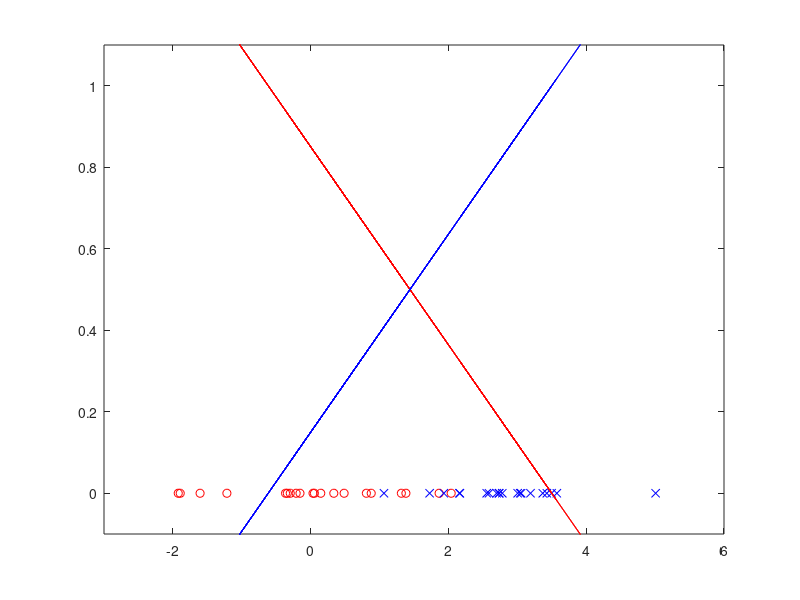

Write MATLAB code to recreate this figure. (Note: this script raises an error after producing the figure.)
clear
close all

% classification - 1-of-K coding.. training phase
load classification_trainset
t(:,1) = [ones(N1,1) ; zeros(N2,1)];
t(:,2) = [zeros(N1,1) ; ones(N2,1)];
Z = [x ones(N1+N2,1)];
W = inv(Z'*Z)*Z'*t
figure, plot(x1, zeros(N1,1), 'ro'), hold on, plot(x2, zeros(N2,1), 'bx')
axis([-3 6 -.1 1.1])
plot(x, W(1,1)*x + W(2,1), 'r')
plot(x, W(1,2)*x + W(2,2), 'b')

% finding training set error / confusion matrix
y_est = W'*[x1 x2; ones(1,N1+N2)];
[max_val,max_id] = max(y_est); % find max. values
t_est = max_id - 1 ;
confmat([t1 t2]', t_est') % uses PRTools

% classification - testing
load classification_testset
plot(x1, zeros(N1,1), 'ro', 'MarkerSize', 20)
plot(x2, zeros(N2,1), 'bx', 'MarkerSize', 20)

% finding testing set error / confusion matrix
y_est = W'*[x1 x2; ones(1,N1+N2)]
[max_val,max_id] = max(y_est); % find max. values
t_est = max_id - 1 ; % id is 1,2,3.. in matlab - not 0,1,2..
confmat(t, t_est') % as expected, lower error on training set than test set..

 
%%% Problems with the linear discriminant..
% eg. outliers 
clear
close all
load classification_trainset
t(:,1) = [ones(N1,1) ; zeros(N2,1)];
t(:,2) = [zeros(N1,1) ; ones(N2,1)];
Z = [x ones(N1+N2,1)];
x_outlier = -12;
x_outlier2 = -10;
Z = [Z; x_outlier 1; x_outlier2 1];    % add outlier
t = [t; 0 1; 0 1];       % to class 2
W = inv(Z'*Z)*Z'*t
figure, 
plot(x1, zeros(N1,1), 'ro'), hold on, plot(x2, zeros(N2,1), 'bx')
plot(x_outlier, 0, 'kd')
plot(x_outlier2, 0, 'kd')
axis([-15 6 -.1 1.1])
plot(x, W(1,1)*x + W(2,1), 'r') % observe - decision boundary moved a lot..
plot(x, W(1,2)*x + W(2,2), 'b')



% 2D example - classification
clear
close all
load classification_2D_dataset
figure, scatter(x1, y1, 'r'), hold on, scatter(x2,y2, 'b')
t(:,1) = [ones(N1,1) ; zeros(N2,1)];
t(:,2) = [zeros(N1,1) ; ones(N2,1)];
Z = [[x1;x2] [y1;y2] ones(N1+N2,1)];
W = inv(Z'*Z)*Z'*t
% Finding estimate and convert to 0/1
y_est = Z*W;
[max_val,max_id] = max(y_est'); % find max. values
t_est = max_id - 1 ; % id is 1,2,3.. in matlab - not 0,1,2..
% finding testing set error / confusion matrix
confmat(t(:,2), t_est') % as expected, lower error on training set than test set..

scatter(x1(t_est(1:N1)==1), y1(t_est(1:N1)==1), 'bx')
scatter(x2(t_est(N1+1:end)==0), y2(t_est(N1+1:end)==0), 'rx')
% decision boundary
dwx = W(1,1)-W(1,2); dwy = W(2,1)-W(2,2); dwbias = W(3,1)-W(3,2);
xdecbound = linspace(-2,3,30); % simply plotpoints
plot(xdecbound, -(dwx/dwy)*xdecbound - (dwbias/dwy), 'k') 


% 2D example - classification against test set 
%clear
load classification_2D_dataset_large
figure, scatter(x1, y1, 'r'), hold on, scatter(x2,y2, 'b')
t_t(:,1) = [ones(N1,1) ; zeros(N2,1)];
t_t(:,2) = [zeros(N1,1) ; ones(N2,1)];
Z = [[x1;x2] [y1;y2] ones(N1+N2,1)];
%W = inv(Z'*Z)*Z'*t
y_est_t = Z*W;
[max_val_t,max_id_t] = max(y_est_t'); % find max. values
t_est_t = max_id_t - 1 ; % id is 1,2,3.. in matlab - not 0,1,2..
confmat(t_t(:,2), t_est_t') % as expected, lower error on training set than test set..

scatter(x1(t_est_t(1:N1)==1), y1(t_est_t(1:N1)==1), 'bx')
scatter(x2(t_est_t(N1+1:end)==0), y2(t_est_t(N1+1:end)==0), 'rx')
% decision boundary
dwx = W(1,1)-W(1,2); dwy = W(2,1)-W(2,2); dwbias = W(3,1)-W(3,2);
xdecbound = linspace(-2,3,30); % simply plotpoints
plot(xdecbound, -(dwx/dwy)*xdecbound - (dwbias/dwy), 'k') 

